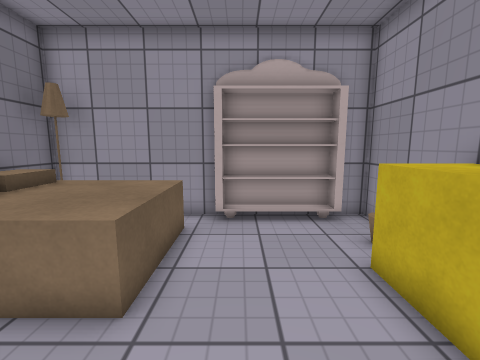
View 1 (above)

12 first-person views from a walk through a 3-D level made in the Unity game engine. The camera is 1.3 m above the floor, tilts 8° down and sees 90° across. Doors are open. The floor is counted in squares, 0.51 m on a side. Each view is taken from the middle of a square. On the plan, view 1 faces up. The plan holds only what a view shows up to about 17 squares ahead; the rest is blank. The player is left out. Some surface patterns are stand-ins.

View 2
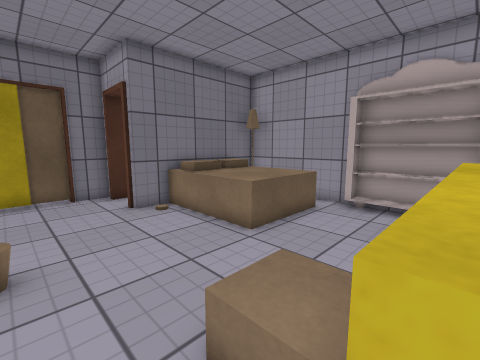

View 3
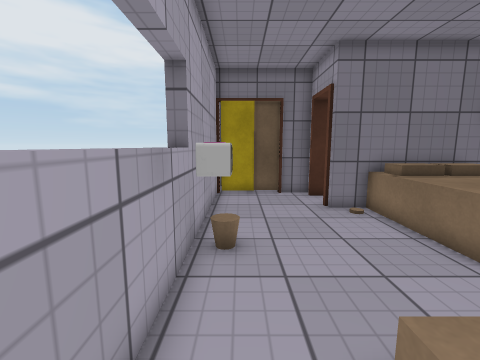

View 4
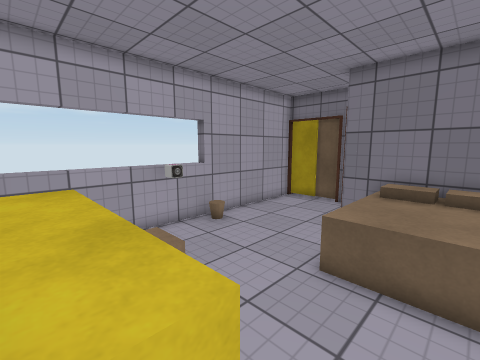

View 5
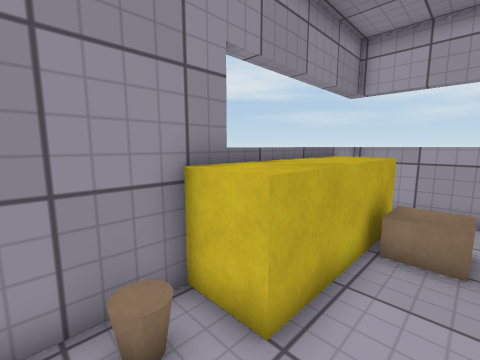

View 6
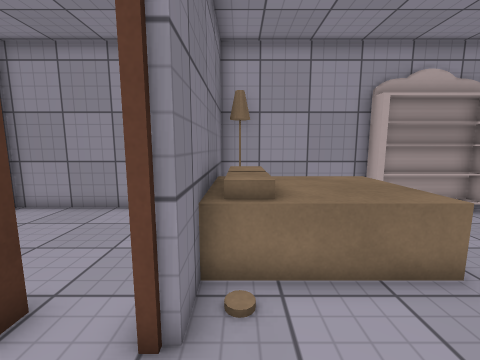

View 7
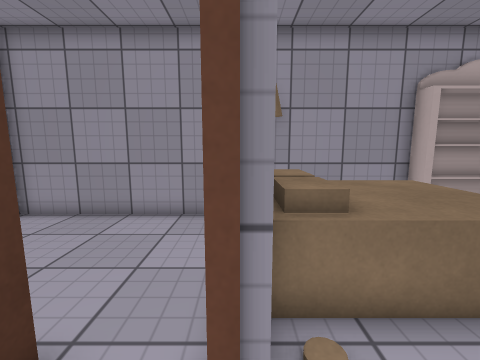

View 8
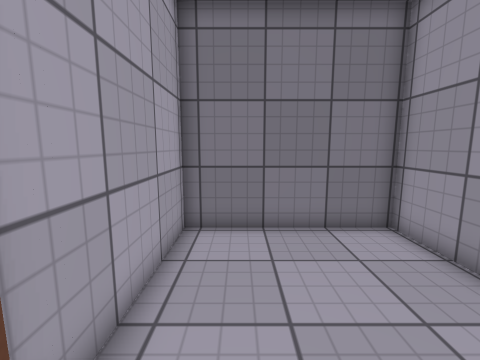

View 9
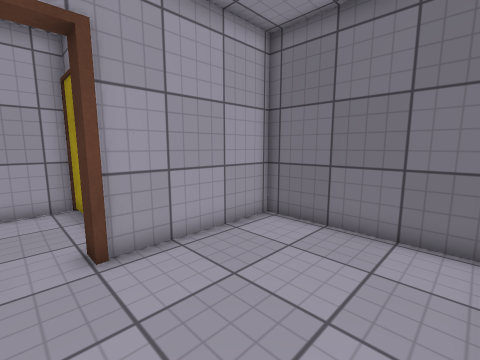

View 10
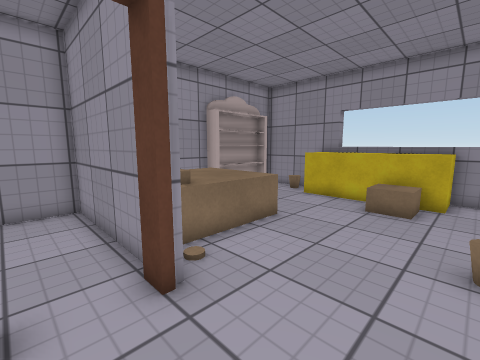

View 11
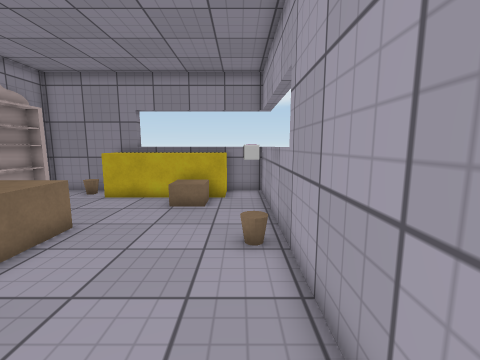

View 12
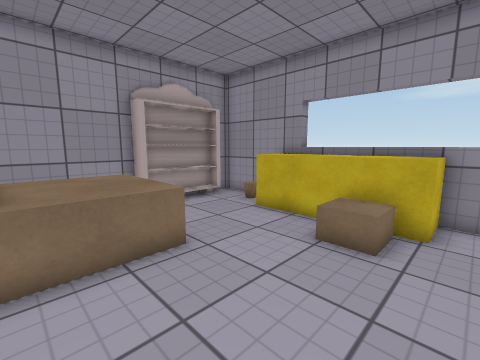

### Floor plan
Key: @ floor where view 1 was taken; # wall or solid block; . floor; / step, stairs or slope; D open door; = window, fence, low wall or low ledge; ^ raised ledge; v drop or lower ground; L lamp; B bookshelf; O other object.
Columns run from 15 left of view 1 to 5 right of it. Each row starts with its distance up from view 1.
  9 #####################
  8 #.......#L    BBBBB #
  7 #.......#^^^^^......#
  6 #.......#^^^^^...../#
  5 #.......#^^^^^....^^v
  4 #.......#^^^^^....^^#
  3 #.......#^^^^^....^^^
  2 ######DD#.........^^^
  1      #DD........OO^^^
  0      #.........@OO^^^
 -1      #............^^^
 -2      #........# ....=
 -3      ########=##====#
 -4             #  ######

Positions as (right, up) in squares from view 1, and headings:
1: (0, 0), facing up
2: (3, -2), facing up-left
3: (3, -2), facing left
4: (4, 6), facing down-left
5: (1, 7), facing down-right
6: (-6, -1), facing up
7: (-7, 0), facing up
8: (-8, 4), facing left
9: (-8, 8), facing down-left
10: (-9, -2), facing up-right
11: (-9, -2), facing right
12: (-5, -2), facing up-right
